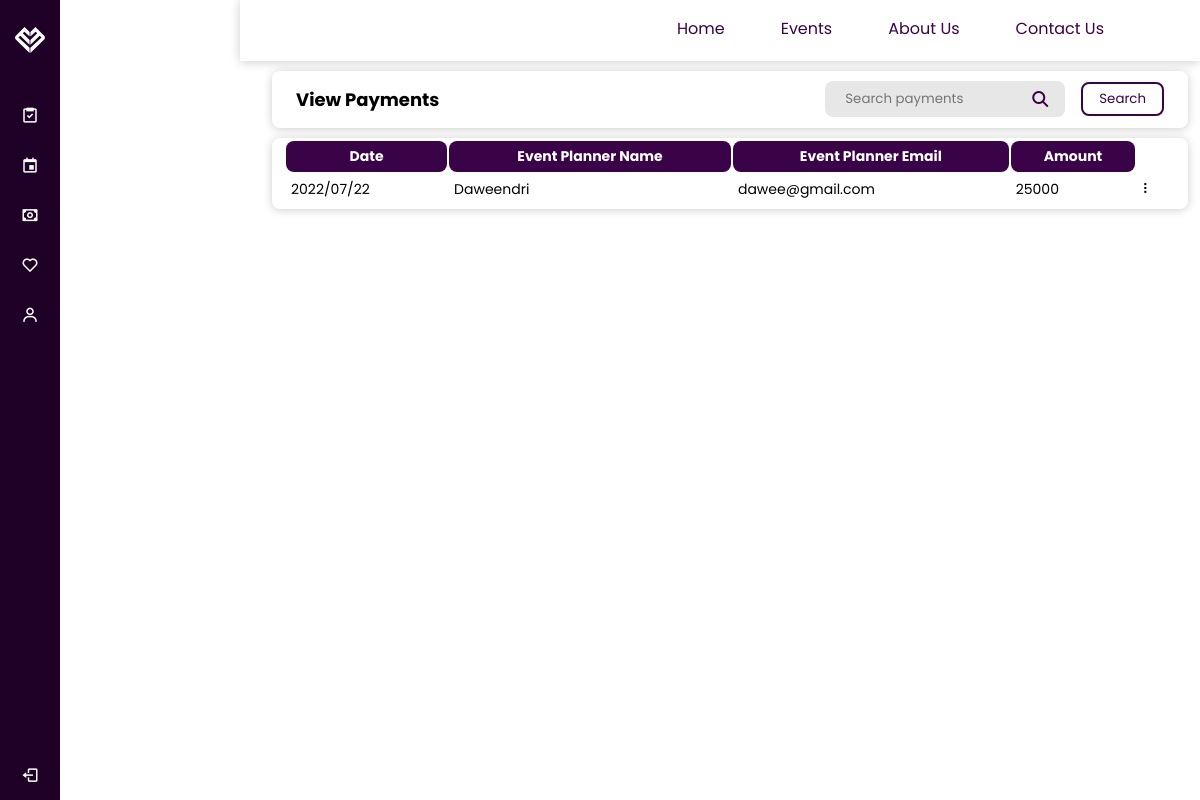
Page /customer/ViewPayments.php on the earlier database version.
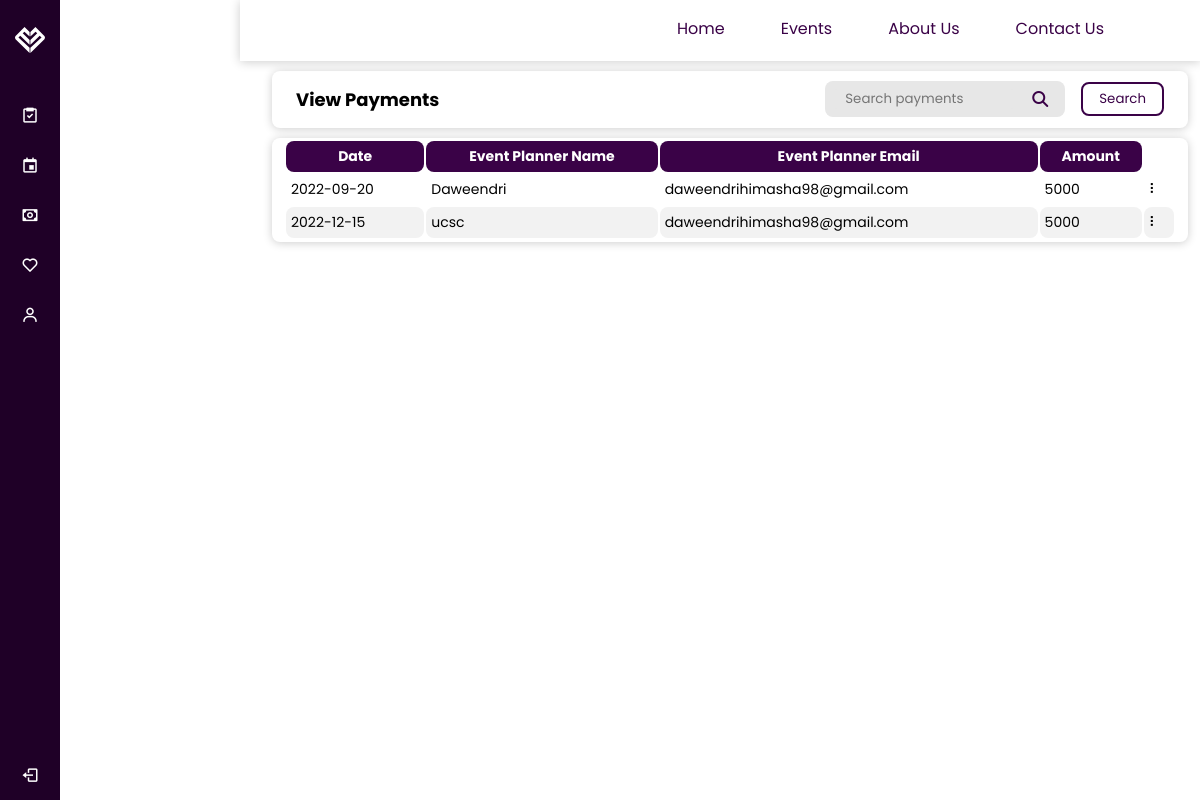
Same page on the later database version.
### tables this page shows
CREATE TABLE `payments` (
  `id` int(10) NOT NULL,
  `name` varchar(255) DEFAULT NULL,
  `email` varchar(255) DEFAULT NULL,
  `account` varchar(255) DEFAULT NULL,
  `date` varchar(255) DEFAULT NULL,
  `ammount` varchar(255) DEFAULT NULL
);

### customer/ViewPayments.php (the view, shortened to what this page needs)
<?php
include('customer_sidenav.php');
include('customer_header.php');
?>
<!DOCTYPE html>
<html>
<head>
    <link rel="stylesheet" href="../css/eventPlannerMain.css">
</head>
<body>
    <div class="grid-container-payments">
        <div class="gridSearch">
            <div class="searchSec">
                <div class="page-title"> View Payments </div>
                <div class="input-container">
                    <input class="input-field" type="text" placeholder="Search payments" name="search">
                    <i class="fa fa-search icon"></i>
                </div>
                <button type="submit" class="srcButton">Search</button>
            </div>
        </div>
        <div class="gridMain">
            <table>
                <thead>
                    <tr>
                        <th>Date</th>
                        <th>Event Planner Name</th>
                        <th>Event Planner Email</th>
                        <th>Amount</th>
                    </tr>
                </thead>
                <tbody>
                    <?php
                    $sName = "localhost";
                    $uName = "root";
                    $pass = "";
                    $db_name = "auth_db";
                    $conn = mysqli_connect($sName, $uName, $pass, $db_name);
                    $sql = "SELECT * FROM `payments`";
                    $result = mysqli_query($conn, $sql);
                    while ($row = mysqli_fetch_assoc($result)) {
                    ?>
                        <tr>
                            <td><?php echo $row['date'] ?></td>
                            <td><?php echo $row['name'] ?></td>
                            <td><?php echo $row['email'] ?></td>
                            <td><?php echo $row['ammount'] ?></td>
                            <td>&#10247</td>
                        <?php
                    }
                        ?>
                        </tr>
                </tbody>
            </table>
        </div>
    </div>
</body>
</html>

### customer/customer_sidenav.php (shortened to what this page needs)
<head>
    <link rel="stylesheet" href="../css/sidenav.css">
    <link href='https://unpkg.com/boxicons@2.0.7/css/boxicons.min.css' rel='stylesheet'>
</head>
<body>
    <div class="sidebar">
        <div class="logo-details">
            <img src="../images/logo-white.svg" alt="logo" />
        </div>
        <ul class="nav-links">
            <li>
                <a href="customer_quotation.php">
                    <i class='bx bx-task'></i>
                </a>
            </li>
            <li>
                <a href="Events.php">
                    <i class='bx bx-calendar-event'></i>
                </a>
            </li>
            <li>
                <a href="Payments.php">
                    <i class='bx bx-money'></i>
                </a>
            </li>
            <li>
                <a href="Feedback.php">
                    <i class='bx bx-heart'></i>
                </a>
            </li>
            <li>
                <a href="Profile.php">
                    <i class='bx bx-user'></i>
                </a>
            </li>
            <li class="log_out">
               <a href="logout.php">
                    <i class='bx bx-log-out'></i>
                </a>
            </li>
        </ul>
    </div>
</body>

### customer/customer_header.php (shortened to what this page needs)
<link rel="stylesheet" href="https://cdnjs.cloudflare.com/ajax/libs/font-awesome/6.1.1/css/all.min.css" />
<link rel="stylesheet" href="../css/navigationBar.css">
<header class="headAll">
    <div class="header-2" id="header-2">
        <nav class="navbar" id="navbar">
            <a href="#">Home</a>
            <a href="#">Events</a>
            <a href="#">About Us</a>
            <a href="#">Contact Us</a>
        </nav>
        <div class="icons">
        </div>
    </div>
</header>

### css/sidenav.css (style rules this page uses)
* { margin: 0; padding: 0; box-sizing: border-box; font-family: 'Poppins', sans-serif; }
.sidebar { position: fixed; height: 100%; width: 240px; background: #1f0027; transition: all 0.5s ease; }
.sidebar .logo-details { height: 80px; display: flex; align-items: center; }
.sidebar .logo-details img { width: 60px; text-align: center; padding: 15px; }
.sidebar .nav-links { margin-top: 10px; }
.sidebar .nav-links li { position: relative; list-style: none; height: 50px; }
.sidebar .nav-links li a { height: 100%; width: 100%; display: flex; align-items: center; text-decoration: none; transition: all 0.4s ease; }
.sidebar .nav-links li i { min-width: 60px; text-align: center; font-size: 18px; color: #fff; }
.sidebar .nav-links .log_out { position: absolute; bottom: 0; width: 100%; }
@media (max-width: 1240px) { .sidebar { width: 60px; } }

### css/navigationBar.css (style rules this page uses)
* { margin: 0; padding: 0; box-sizing: border-box; font-family: 'Poppins', sans-serif; }
.headAll { box-sizing: border-box; margin-left: 240px; border: none; outline: none; text-decoration: none; text-transform: capitalize; overflow-x: hidden; text-decoration: none; background-color: #fff; box-shadow: 0 1px 10px 0 rgba(0, 0, 0, 0.2); }
:root { --mainColor: #490258; --secondColor: #D0AFF4; --mainGradient: linear-gradient(94.56deg, #6C429C 0%, #7D56AA 100%); }
.header-2 { display: flex; align-items: center; flex-grow: 1; justify-content: space-between; padding: 1vh 2vw; box-shadow: 0 0.5rem 1rem rgb(0 0 0 / 10%); position: relative; z-index: 99; }
.header-2 .navbar { display: flex; flex-grow: 1; align-items: center; justify-content: flex-end; }
.header-2 .navbar a { padding-bottom: 0.1rem; color: var(--mainColor); text-decoration: none; margin: 0.5rem; margin-left: 3rem; border-bottom: white 2px solid; }
.header-2 .icons { display: flex; align-items: center; justify-content: flex-end; margin-left: 3rem; padding-bottom: 3px; }

### css/eventPlannerMain.css (style rules this page uses)
body { font-family: 'Nunito'; background: #FAFAFA; width: 100%; height: 100%; margin: 0; padding: 0; background: #fff; }
:root { --mainColor: #3a0247; --secondColor: #D0AFF4; --mainGradient: linear-gradient(94.56deg, #6C429C 0%, #7D56AA 100%); }
.grid-container-payments { margin-left: 240px; }
.gridSearch, .gridMain { border-radius: 0.5rem; margin: 0 1vw; padding: 0.2vh 1vw; box-shadow: 0 1px 10px 0 rgba(0, 0, 0, 0.2); }
.gridSearch { grid-area: search; }
.gridMain { grid-area: main; }
.grid-container-payments { display: grid; grid-template-areas: 'search' 'main'; gap: 10px; padding: 10px 0 10px 20px; }
table { width: 100%; border-radius: .5rem; font-size: 14px; }
th { background-color: var(--mainColor); color: white; padding: 1rem; text-align: center; }
th, td { padding: 5px; border-radius: .5rem; }
tr:nth-child(even) { background-color: #f2f2f2; }
.searchSec { display: flex; align-items: center; flex-grow: 1; padding: 0.5vh 1vw; position: relative; justify-content: start; }
.input-container { display: -ms-flexbox; display: flex; width: 240px; background-color: rgb(231, 231, 231); vertical-align: middle; align-items: center; border-radius: 0.5rem; padding-left: 0.5rem; margin: 5px 0; }
.searchSec .input-field { padding: 0 12px; }
.page-title { flex-grow: 1; font-size: 18px; font-weight: 900px; font-weight: 700; }
.icon { padding: 10px; min-width: 50px; text-align: center; color: var(--mainColor); }
.input-field { width: 100%; padding: 0.5rem; outline: none !important; border: 0 !important; background-color: rgb(231, 231, 231); }
.srcButton { border: 2px solid var(--mainColor); color: var(--mainColor); background-color: #fff; text-align: center; display: inline-block; cursor: pointer; border-radius: .5rem; padding: 5px 1rem; margin-left: 1rem; }
input[type=text], select, textarea { width: 100%; padding: 12px; border: 1px solid #ccc; border-radius: 4px; resize: vertical; }

Differences in the rows shown:
removed payments: date "2022/07/22", name "Daweendri", email "dawee@gmail.com", ammount "25000"
added payments: date "2022-09-20", name "Daweendri", email "daweendrihimasha98@gmail.com", ammount "5000"
added payments: date "2022-12-15", name "ucsc", email "daweendrihimasha98@gmail.com", ammount "5000"
